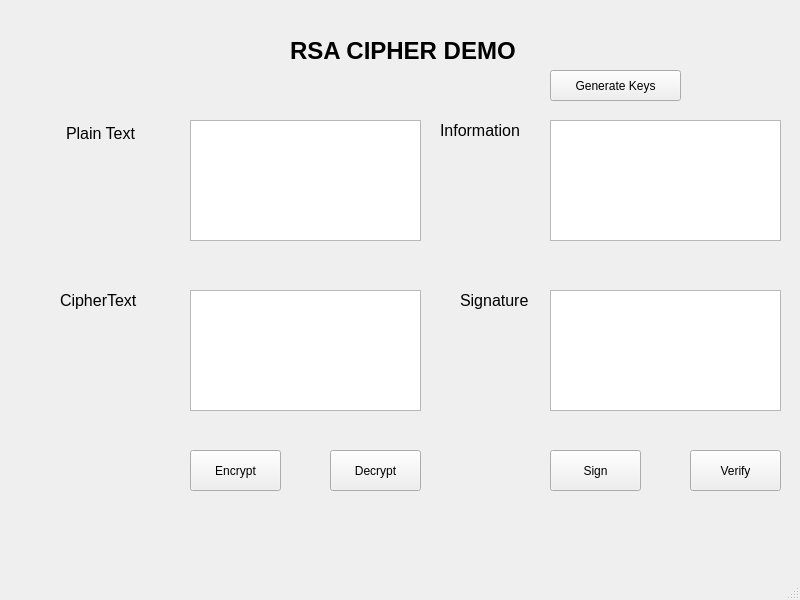
<?xml version="1.0" encoding="UTF-8"?>
<ui version="4.0">
 <class>MainWindow</class>
 <widget class="QMainWindow" name="MainWindow">
  <property name="geometry">
   <rect>
    <x>0</x>
    <y>0</y>
    <width>800</width>
    <height>600</height>
   </rect>
  </property>
  <property name="windowTitle">
   <string>MainWindow</string>
  </property>
  <widget class="QWidget" name="centralwidget">
   <widget class="QLabel" name="label">
    <property name="geometry">
     <rect>
      <x>290</x>
      <y>20</y>
      <width>231</width>
      <height>61</height>
     </rect>
    </property>
    <property name="font">
     <font>
      <pointsize>18</pointsize>
      <weight>75</weight>
      <bold>true</bold>
     </font>
    </property>
    <property name="text">
     <string>RSA CIPHER DEMO</string>
    </property>
   </widget>
   <widget class="QLabel" name="label_2">
    <property name="geometry">
     <rect>
      <x>66</x>
      <y>123</y>
      <width>91</width>
      <height>20</height>
     </rect>
    </property>
    <property name="font">
     <font>
      <pointsize>12</pointsize>
     </font>
    </property>
    <property name="text">
     <string>Plain Text</string>
    </property>
   </widget>
   <widget class="QLabel" name="label_3">
    <property name="geometry">
     <rect>
      <x>60</x>
      <y>290</y>
      <width>111</width>
      <height>20</height>
     </rect>
    </property>
    <property name="font">
     <font>
      <pointsize>12</pointsize>
     </font>
    </property>
    <property name="text">
     <string>CipherText</string>
    </property>
   </widget>
   <widget class="QLabel" name="label_4">
    <property name="geometry">
     <rect>
      <x>440</x>
      <y>120</y>
      <width>91</width>
      <height>20</height>
     </rect>
    </property>
    <property name="font">
     <font>
      <pointsize>12</pointsize>
     </font>
    </property>
    <property name="text">
     <string>Information</string>
    </property>
   </widget>
   <widget class="QLabel" name="label_5">
    <property name="geometry">
     <rect>
      <x>460</x>
      <y>290</y>
      <width>71</width>
      <height>20</height>
     </rect>
    </property>
    <property name="font">
     <font>
      <pointsize>12</pointsize>
     </font>
    </property>
    <property name="text">
     <string>Signature</string>
    </property>
   </widget>
   <widget class="QTextEdit" name="txt_plain_text">
    <property name="geometry">
     <rect>
      <x>190</x>
      <y>120</y>
      <width>231</width>
      <height>121</height>
     </rect>
    </property>
   </widget>
   <widget class="QTextEdit" name="txt_cipher_text">
    <property name="geometry">
     <rect>
      <x>190</x>
      <y>290</y>
      <width>231</width>
      <height>121</height>
     </rect>
    </property>
   </widget>
   <widget class="QTextEdit" name="txt_info">
    <property name="geometry">
     <rect>
      <x>550</x>
      <y>120</y>
      <width>231</width>
      <height>121</height>
     </rect>
    </property>
   </widget>
   <widget class="QTextEdit" name="txt_sign">
    <property name="geometry">
     <rect>
      <x>550</x>
      <y>290</y>
      <width>231</width>
      <height>121</height>
     </rect>
    </property>
   </widget>
   <widget class="QPushButton" name="btn_encrypt">
    <property name="geometry">
     <rect>
      <x>190</x>
      <y>450</y>
      <width>91</width>
      <height>41</height>
     </rect>
    </property>
    <property name="text">
     <string>Encrypt</string>
    </property>
   </widget>
   <widget class="QPushButton" name="btn_decrypt">
    <property name="geometry">
     <rect>
      <x>330</x>
      <y>450</y>
      <width>91</width>
      <height>41</height>
     </rect>
    </property>
    <property name="text">
     <string>Decrypt</string>
    </property>
   </widget>
   <widget class="QPushButton" name="btn_sign">
    <property name="geometry">
     <rect>
      <x>550</x>
      <y>450</y>
      <width>91</width>
      <height>41</height>
     </rect>
    </property>
    <property name="text">
     <string>Sign</string>
    </property>
   </widget>
   <widget class="QPushButton" name="btn_verify">
    <property name="geometry">
     <rect>
      <x>690</x>
      <y>450</y>
      <width>91</width>
      <height>41</height>
     </rect>
    </property>
    <property name="text">
     <string>Verify</string>
    </property>
   </widget>
   <widget class="QPushButton" name="btn_gen_keys">
    <property name="geometry">
     <rect>
      <x>550</x>
      <y>70</y>
      <width>131</width>
      <height>31</height>
     </rect>
    </property>
    <property name="text">
     <string>Generate Keys</string>
    </property>
   </widget>
  </widget>
  <widget class="QMenuBar" name="menubar">
   <property name="geometry">
    <rect>
     <x>0</x>
     <y>0</y>
     <width>800</width>
     <height>21</height>
    </rect>
   </property>
  </widget>
  <widget class="QStatusBar" name="statusbar"/>
 </widget>
 <resources/>
 <connections/>
</ui>
